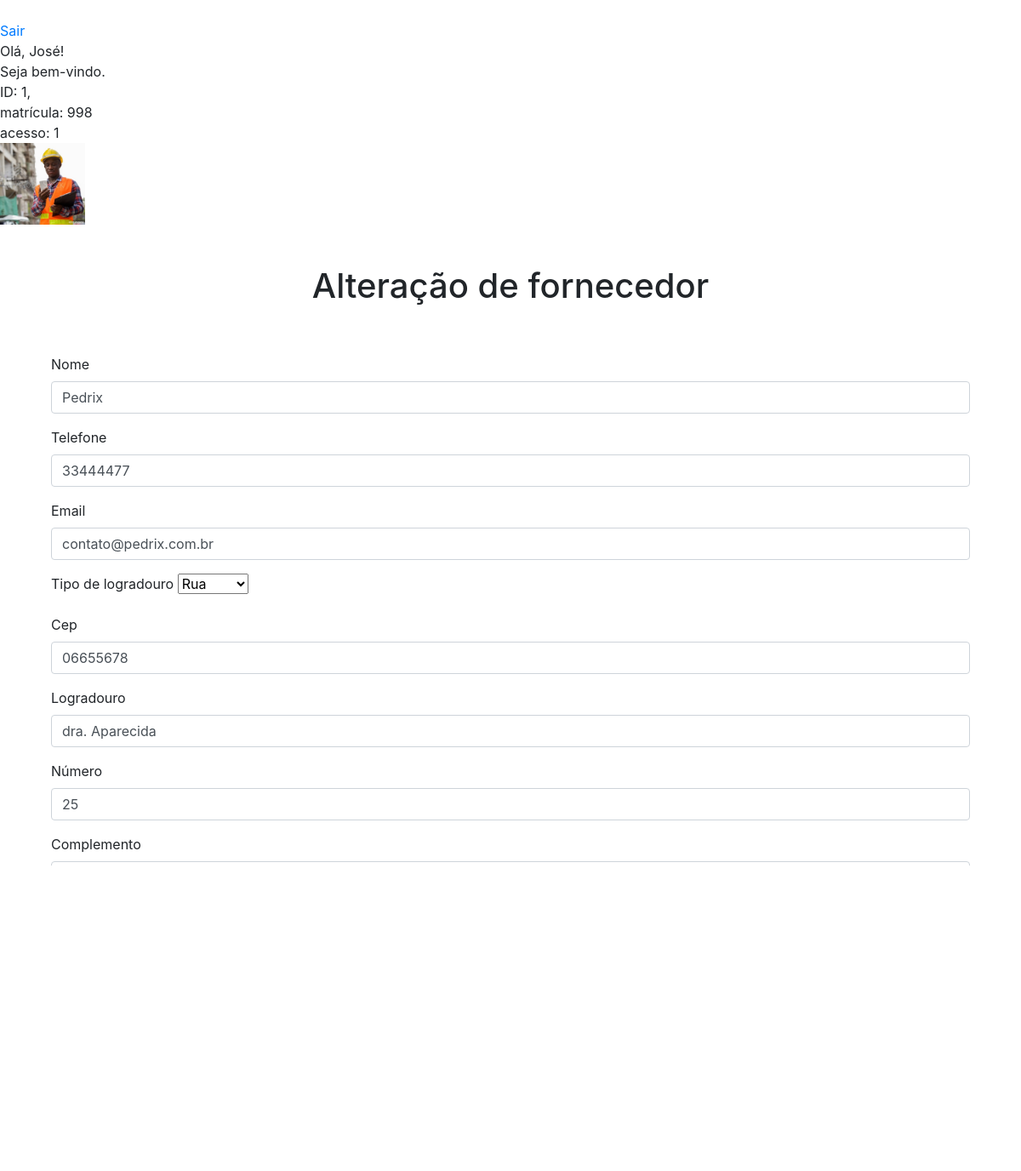
/editar-forn.php?id_forn=1 (signed in), run on the app's committed database.
### tables this page shows
CREATE TABLE `fornecedor` (
  `id_forn` int(4) NOT NULL AUTO_INCREMENT,
  `nome_forn` varchar(30) NOT NULL,
  `num_endereco` int(6) DEFAULT NULL,
  `complemento_end` varchar(4) DEFAULT NULL,
  PRIMARY KEY (`id_forn`)
);

CREATE TABLE `telefone` (
  `id_telefone` int(4) NOT NULL AUTO_INCREMENT,
  `numero_tel` varchar(20) NOT NULL,
  `id_forn_fk` int(4) NOT NULL,
  PRIMARY KEY (`id_telefone`),
  KEY `id_forn_fk` (`id_forn_fk`),
  CONSTRAINT `TELEFONE_ibfk_1` FOREIGN KEY (`id_forn_fk`) REFERENCES `fornecedor` (`id_forn`)
);

CREATE TABLE `email` (
  `id_email_forn` int(4) NOT NULL AUTO_INCREMENT,
  `email_forn` varchar(100) NOT NULL,
  `id_forn_fk` int(4) NOT NULL,
  PRIMARY KEY (`id_email_forn`),
  UNIQUE KEY `email_forn` (`email_forn`),
  KEY `id_forn_fk` (`id_forn_fk`),
  CONSTRAINT `EMAIL_ibfk_1` FOREIGN KEY (`id_forn_fk`) REFERENCES `fornecedor` (`id_forn`)
);

CREATE TABLE `forn_logra_possui` (
  `id_flp` int(11) NOT NULL AUTO_INCREMENT,
  `id_forn_fk` int(4) NOT NULL,
  `cep_fk` varchar(10) NOT NULL,
  PRIMARY KEY (`id_flp`),
  KEY `id_forn_fk` (`id_forn_fk`),
  KEY `cep_fk` (`cep_fk`),
  CONSTRAINT `FORN_LOGRA_POSSUI_ibfk_1` FOREIGN KEY (`id_forn_fk`) REFERENCES `fornecedor` (`id_forn`),
  CONSTRAINT `FORN_LOGRA_POSSUI_ibfk_2` FOREIGN KEY (`cep_fk`) REFERENCES `logradouro` (`CEP`)
);

CREATE TABLE `logradouro` (
  `id_logra` int(11) NOT NULL AUTO_INCREMENT,
  `CEP` varchar(20) NOT NULL,
  `nome_logra` varchar(50) NOT NULL,
  `tipo_logra` varchar(50) NOT NULL,
  `id_cidade_fk` int(4) NOT NULL,
  PRIMARY KEY (`id_logra`),
  UNIQUE KEY `nome_logra` (`nome_logra`),
  UNIQUE KEY `CEP` (`CEP`),
  KEY `id_cidade_fk` (`id_cidade_fk`),
  CONSTRAINT `LOGRADOURO_ibfk_1` FOREIGN KEY (`id_cidade_fk`) REFERENCES `cidade` (`id_cidade`) ON DELETE CASCADE
);

CREATE TABLE `cidade` (
  `id_cidade` int(4) NOT NULL AUTO_INCREMENT,
  `nome_cidade` varchar(50) NOT NULL,
  `id_estado_fk` int(4) NOT NULL,
  PRIMARY KEY (`id_cidade`),
  UNIQUE KEY `nome_cidade` (`nome_cidade`),
  UNIQUE KEY `nome_cidade_2` (`nome_cidade`),
  KEY `id_estado_fk` (`id_estado_fk`),
  CONSTRAINT `CIDADE_ibfk_1` FOREIGN KEY (`id_estado_fk`) REFERENCES `estado` (`id_estado`) ON DELETE CASCADE
);

### App/Model/conexao.php (called while the page is built, shortened)
<?php
class Conexao{
	private static $instance;
	public static function getConn(){
		if(!isset(self::$instance)):
			self::$instance = new \PDO('mysql:host=localhost; dbname=db_ccmed; charset=utf8', 'estudo', '');
		endif;
		return self::$instance;
	}
}
 ?>

### App/Model/FornecedorDao.php (called while the page is built, shortened)
<?php
class FornecedorDao{
	public function editar_forn(){
		$id_forn = $_GET['id_forn'];
		$sql = 'SELECT F.id_forn, F.nome_forn, L.tipo_logra, L.nome_logra, F.num_endereco, F.complemento_end,
		C.nome_cidade, FLP.cep_fk, E.nome_estado, T.numero_tel, EM.email_forn, F.complemento_end
		FROM FORNECEDOR F INNER JOIN FORN_LOGRA_POSSUI FLP
		ON F.id_forn = FLP.id_forn_fk INNER JOIN LOGRADOURO L
		ON FLP.cep_fk = L.CEP INNER JOIN CIDADE C
		ON L.id_cidade_fk = C.id_cidade INNER JOIN ESTADO E
		ON C.id_estado_fk = E.id_estado INNER JOIN TELEFONE T
		ON F.id_forn = T.id_forn_fk INNER JOIN EMAIL EM
		ON F.id_forn = EM.id_forn_fk WHERE id_forn = ?';
		$stmt = Conexao::getConn()->prepare($sql);
		$stmt->bindValue(1, $id_forn);
		$stmt->execute();
		$resultado = $stmt->fetchAll(\PDO::FETCH_ASSOC);
		return $resultado;
	}
}
 ?>

### editar-forn.php (the view, shortened to what this page needs)
<?php
    $usuarioDao = new \App\Model\UsuarioDao;
    $fornDao = new \App\Model\FornecedorDao;
    foreach($fornDao->editar_forn() as $editar);
	?>
<!DOCTYPE html>
<!doctype html>
<html lang="pt-br">
  <head>
    <link rel="stylesheet" href="https://stackpath.bootstrapcdn.com/bootstrap/4.5.2/css/bootstrap.min.css">
    <link href="custom.css" rel="stylesheet">
  </head>
  <body class="color">
  <br><a href="login.php">Sair</a>
	<?php
if(!isset($_SESSION['id_usuario'])){
    session_destroy();
    header("location:login.php");
}else{
	$usuarioDao->mostrarSessao();
}
?>
  <div class="row">
          <div class="container mt-5" style="display: flex; align-items: center; justify-content: center">
              <h1 class="" align="center">Alteração de fornecedor</h1>
          </div>
      </div>
    <div class="container mt-5">
        <div class="col-sm-12">
            <form class="mb-" action="<?php $_SERVER['PHP_SELF'];?>" method="POST" enctype="multipart/form-data">
                <div class="form-group">
                  <label for="login">Nome</label>
                  <input type="text" class="form-control" id="login" name="nome_forn" placeholder="Digite o nome do fornecedor" value="<?= $editar['nome_forn'];?>" required>
                </div>
                <div class="form-group">
                  <label for="senha">Telefone</label>
                  <input type="number" class="form-control" name="numero_tel" placeholder="Telefone" value="<?= $editar['numero_tel'];?>" required>
                </div>
                <div class="form-group">
                    <label for="nome">Email</label>
                    <input type="email" class="form-control" id="senha" name="email_forn" placeholder="Endereço de email" value="<?= $editar['email_forn'];?>" required>
                </div>
                <div class="form-group">
                    <label for="matricula">Tipo de logradouro</label>
                    <select name="tipo_logra">
                        <option>Rua</option>
                    </select>
                </div>
                <div class="form-group">
                    <label for="sobrenome">Cep</label>
                    <input type="number" class="form-control" id="sobrenome" name="cep" placeholder="CEP" min = "0"  value="<?= $editar['cep_fk'];?>" required>
                </div>
                <div class="form-group">
                    <label for="sobrenome">Logradouro</label>
                    <input type="text" class="form-control" id="sobrenome" name="nome_logra" placeholder="Nome da rua/avenida/etc"  value="<?= $editar['nome_logra'];?>" required>
                </div>
                <div class="form-group">
                    <label for="matricula">Número</label>
                    <input type="number" class="form-control" id="matricula" name="num_endereco" placeholder="nº" min = "0"  value="<?= $editar['num_endereco'];?>" required>
                </div>
                <div class="form-group">
                    <label for="matricula">Complemento</label>
                    <input type="text" class="form-control" id="matricula" name="complemento_end" placeholder="Complemento"  value="<?= $editar['complemento_end'];?>" required>
                </div>
                <div class="form-group">
                    <label for="matricula">Cidade</label>
                    <input type="text" class="form-control" id="matricula" name="nome_cidade" placeholder="Cidade"  value="<?= $editar['nome_cidade'];?>" required>
                </div>
                <div class="form-group">
                    <label for="matricula">Estado</label>
                    <select name="estado">
                        <option>SP</option>
                    </select>
                </div>
                 <input type="submit" class="btn btn-secondary btn-block btn-lg mt-5" name="btnEditarForn" value="Salvar" >
              </form>
              <a href="menu.php" class="btn btn-secondary btn-block btn-lg mt-5">Cancelar</a>
            </div>
    </div>
  </body>

### data on the page
fornecedor: nome_forn "Pedrix", numero_tel "33444477", email_forn "contato@pedrix.com.br", cep "06655678", nome_logra "dra. Aparecida", num_endereco "25", nome_cidade "Campinas"

### other printed values
$_SESSION['nome'] "José"
$_SESSION['id_usuario'] "1"
$_SESSION['matricula'] "998"
$_SESSION['id_acesso_fk'] "1"
